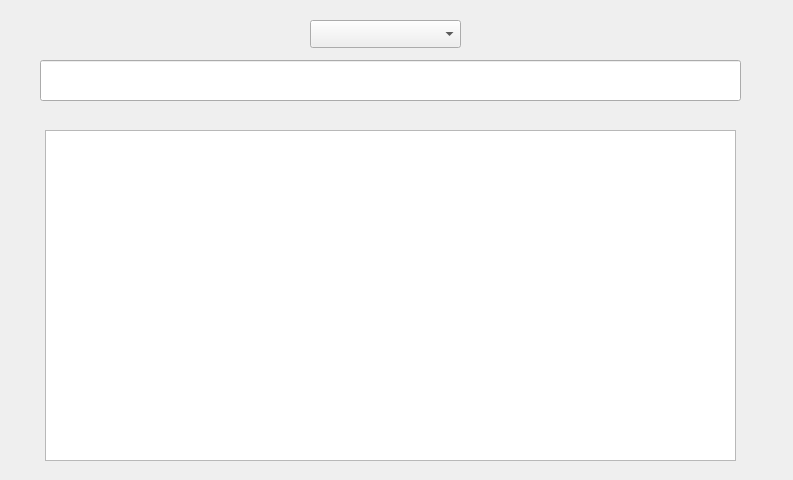
<?xml version="1.0" encoding="UTF-8"?>
<ui version="4.0">
 <class>ShopDashboard</class>
 <widget class="QDialog" name="ShopDashboard">
  <property name="windowModality">
   <enum>Qt::ApplicationModal</enum>
  </property>
  <property name="geometry">
   <rect>
    <x>0</x>
    <y>0</y>
    <width>793</width>
    <height>480</height>
   </rect>
  </property>
  <property name="windowTitle">
   <string>Shop Dashboard</string>
  </property>
  <widget class="QComboBox" name="selectMonth">
   <property name="geometry">
    <rect>
     <x>310</x>
     <y>20</y>
     <width>151</width>
     <height>28</height>
    </rect>
   </property>
  </widget>
  <widget class="QLineEdit" name="monthDetails">
   <property name="geometry">
    <rect>
     <x>40</x>
     <y>60</y>
     <width>701</width>
     <height>41</height>
    </rect>
   </property>
  </widget>
  <widget class="QWidget" name="centralWidget" native="true">
   <property name="geometry">
    <rect>
     <x>40</x>
     <y>130</y>
     <width>701</width>
     <height>331</height>
    </rect>
   </property>
   <widget class="QTableView" name="tableView">
    <property name="geometry">
     <rect>
      <x>5</x>
      <y>0</y>
      <width>691</width>
      <height>331</height>
     </rect>
    </property>
   </widget>
  </widget>
 </widget>
 <resources/>
 <connections/>
</ui>
